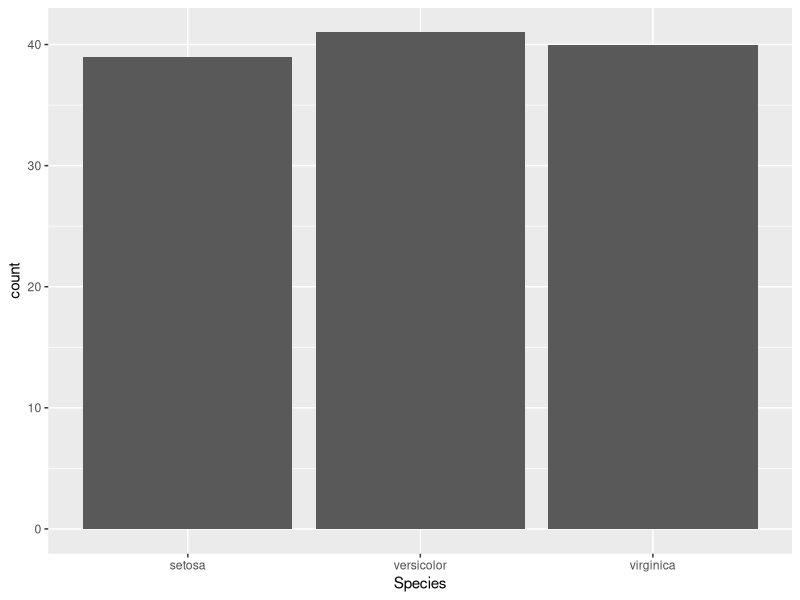
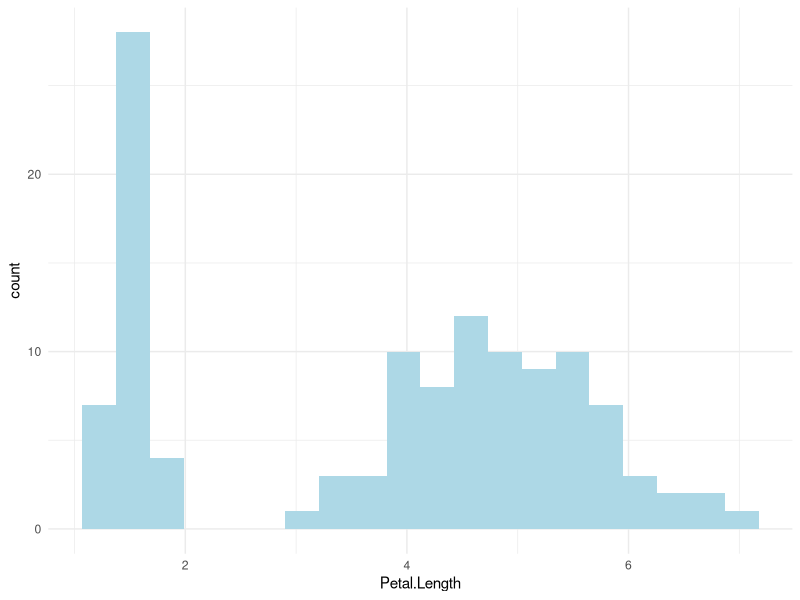
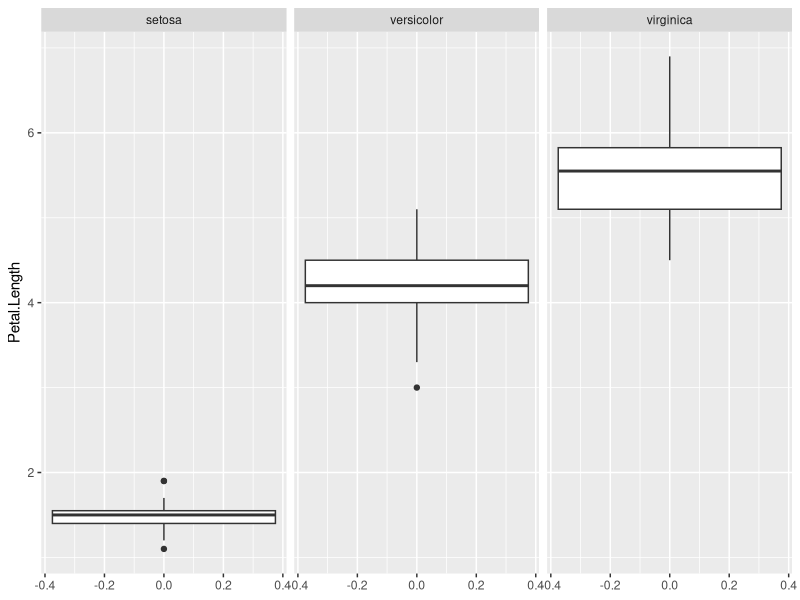
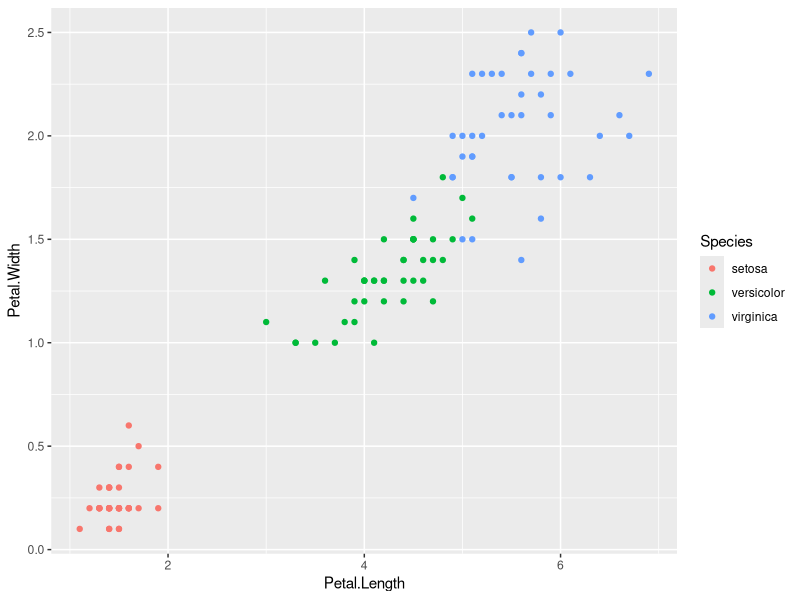

These figures' R source, in order:
# passo 1 -> dividir em treino e teste

library(ggplot2)

set.seed(1711)
iris <- iris[sample(nrow(iris)),]

n <- round(0.8 * nrow(iris))

treino <- iris[1:n,]
teste <- iris[-(1:n),]



ggplot(data = treino, mapping = aes(x = Species))+geom_bar()



ggplot(data = treino, mapping = aes(x = Petal.Length))+geom_histogram(bins = 20, fill= "lightblue")+theme_minimal()


ggplot(data = treino, mapping = aes(y = Petal.Length))+geom_boxplot()+facet_wrap(~Species)

ggplot(data = treino, aes(x = Petal.Length, y = Petal.Width, color = Species))+geom_point()


summary(treino$Petal.Length)


resultados <- c()

for (j in 1:nrow(teste)) {
  if (teste$Petal.Length[j] < 2.5) {
    resultados[j] <- "setosa"
  } else {
    if (teste$Petal.Width[j] < 1.75) {
      resultados[j] <- "versicolor"
    } else {
      resultados[j] <- "virginica"
    }
  }
}


teste$Species == resultados
mean(teste$Species == resultados)




# como criar uma lista


lista_de_numeros <- list(10, 34, 23, 998, "bacao", TRUE)
lista_de_numeros
is.list(lista_de_numeros)


